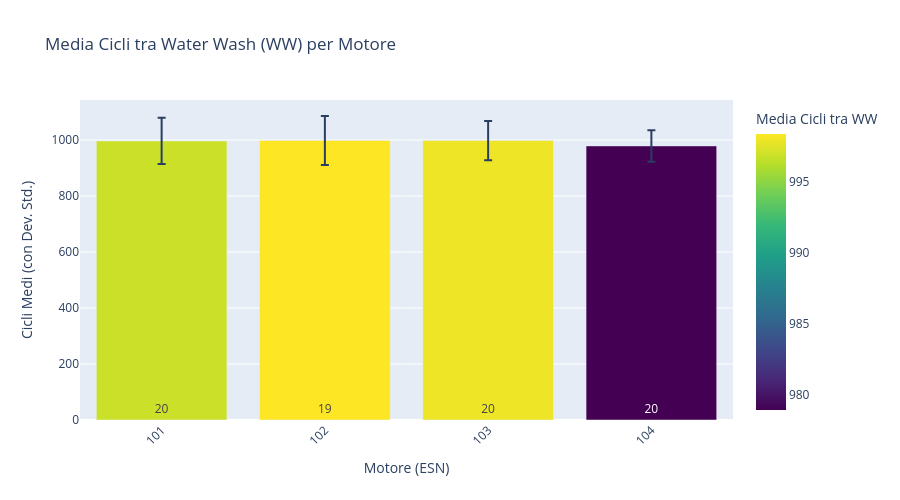
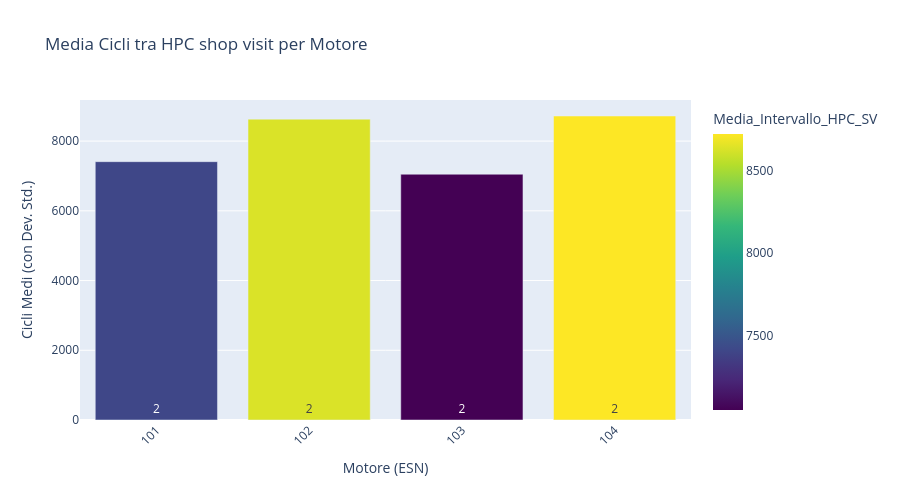
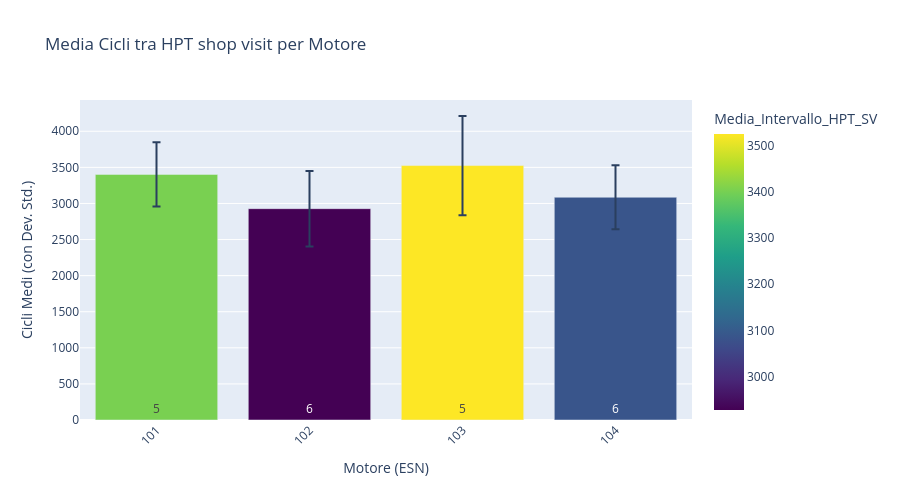

The notebook cell saved with these charts, in order:
### Code cell
# Calcolo della media e della deviazione standard tra i cicli tra ogni ww per motore

wws_points_2 = wws_points.copy() # lavoro su una copia
wws_counts = wws_points_2.groupby('ESN').size().reset_index(name='Totale_Eventi_WW')
wws_points_2['cycles_between_ww'] = wws_points_2.groupby('ESN')['Cycles_Since_New'].diff()
ww_stats = wws_points_2.groupby('ESN').agg(
    Media_Intervallo_WW=('cycles_between_ww', 'mean'),
    DevStd_Intervallo_WW=('cycles_between_ww', 'std'),
    Num_Eventi=('ESN', 'count')
).reset_index()
print(ww_stats)

# Grafico per chiarezza
ww_stats['ESN'] = ww_stats['ESN'].astype(str)
fig_ww = px.bar(
    ww_stats, 
    x='ESN', 
    y='Media_Intervallo_WW',
    error_y='DevStd_Intervallo_WW',
    text='Num_Eventi',
    title='Media Cicli tra Water Wash (WW) per Motore',
    labels={
        'ESN': 'Motore (ESN)', 
        'Media_Intervallo_WW': 'Media Cicli tra WW',
        'Num_Eventi': 'Numero di eventi'
    },
    color='Media_Intervallo_WW',
    color_continuous_scale='Viridis'
)
fig_ww.update_traces(
    textposition='inside',    
    insidetextanchor='start'
)
fig_ww.update_layout(
    xaxis_tickangle=-45,
    yaxis_title="Cicli Medi (con Dev. Std.)",
    hovermode="x unified",
    height=500
)

# Calcolo della media e della deviazione standard tra i cicli tra ogni HPC_SV per motore
hpc_points_2 = hpc_points.copy() # lavoro su una copia
hpc_counts = hpc_points_2.groupby('ESN').size().reset_index(name='Totale_Eventi_HPC_SV')
hpc_points_2['cycles_between_hpc_sv'] = hpc_points_2.groupby('ESN')['Cycles_Since_New'].diff()
hpc_stats = hpc_points_2.groupby('ESN').agg(
    Media_Intervallo_HPC_SV=('cycles_between_hpc_sv', 'mean'),
    DevStd_Intervallo_HPC_SV=('cycles_between_hpc_sv', 'std'),
    Num_Eventi=('ESN', 'count')
).reset_index()
print(hpc_stats)
# Grafico per chiarezza
hpc_stats['ESN'] = hpc_stats['ESN'].astype(str)
fig_hpc = px.bar(
    hpc_stats, 
    x='ESN', 
    y='Media_Intervallo_HPC_SV',
    error_y='DevStd_Intervallo_HPC_SV',
    text='Num_Eventi',
    title='Media Cicli tra HPC shop visit per Motore',
    labels={
        'ESN': 'Motore (ESN)', 
        'Media_Intervallo_HCP_SV': 'Media Cicli tra HPC SV',
        'Num_Eventi': 'Numero di eventi'
    },
    color='Media_Intervallo_HPC_SV',
    color_continuous_scale='Viridis'
)
fig_hpc.update_traces(
    textposition='inside',    
    insidetextanchor='start'
)
fig_hpc.update_layout(
    xaxis_tickangle=-45,
    yaxis_title="Cicli Medi (con Dev. Std.)",
    hovermode="x unified",
    height=500
)

# Calcolo della media e della deviazione standard tra i cicli tra ogni HPT_SV per motore
hpt_points_2 = hpt_points.copy() # lavoro su una copia
hpt_counts = hpt_points.groupby('ESN').size().reset_index(name='Totale_Eventi_HPT_SV')
hpt_points_2['cycles_between_hpt_sv'] = hpt_points_2.groupby('ESN')['Cycles_Since_New'].diff()
hpt_stats = hpt_points_2.groupby('ESN').agg(
    Media_Intervallo_HPT_SV=('cycles_between_hpt_sv', 'mean'),
    DevStd_Intervallo_HPT_SV=('cycles_between_hpt_sv', 'std'),
    Num_Eventi=('ESN', 'count')
).reset_index()
print(hpt_stats)
# Grafico per chiarezza
hpt_stats['ESN'] = hpt_stats['ESN'].astype(str)
fig_hpt = px.bar(
    hpt_stats, 
    x='ESN', 
    y='Media_Intervallo_HPT_SV',
    error_y='DevStd_Intervallo_HPT_SV',
    text='Num_Eventi',
    title='Media Cicli tra HPT shop visit per Motore',
    labels={
        'ESN': 'Motore (ESN)', 
        'Media_Intervallo_HCT_SV': 'Media Cicli tra HPT SV',
        'Num_Eventi': 'Numero di eventi'
    },
    color='Media_Intervallo_HPT_SV',
    color_continuous_scale='Viridis'
)
fig_hpt.update_traces(
    textposition='inside',    
    insidetextanchor='start'
)
fig_hpt.update_layout(
    xaxis_tickangle=-45,
    yaxis_title="Cicli Medi (con Dev. Std.)",
    hovermode="x unified",
    height=500
)

# Stampa dei grafici
fig_ww.show()
fig_hpc.show()
fig_hpt.show()

### Figure 1 — Plotly figure (JSON) as saved in the notebook; plotly's stock layout.template omitted (floating-point values rounded to 4 significant figures)
{"data": [{"error_y": {"array": [82.6, 87.46, 70.2, 56.26]}, "hovertemplate": "Motore (ESN)=%{x}<br>Media Cicli tra WW=%{marker.color}<br>Numero di eventi=%{text}<extra></extra>", "insidetextanchor": "start", "legendgroup": "", "marker": {"color": [996.8, 998.3, 997.9, 978.9], "coloraxis": "coloraxis", "pattern": {"shape": ""}}, "name": "", "orientation": "v", "showlegend": false, "text": [20.0, 19.0, 20.0, 20.0], "textposition": "inside", "type": "bar", "x": ["101", "102", "103", "104"], "xaxis": "x", "y": [996.8, 998.3, 997.9, 978.9], "yaxis": "y"}], "layout": {"barmode": "relative", "coloraxis": {"colorbar": {"title": {"text": "Media Cicli tra WW"}}, "colorscale": [[0, "#440154"], [0.1111, "#482878"], [0.2222, "#3e4989"], [0.3333, "#31688e"], [0.4444, "#26828e"], [0.5556, "#1f9e89"], [0.6667, "#35b779"], [0.7778, "#6ece58"], [0.8889, "#b5de2b"], [1, "#fde725"]]}, "height": 500, "hovermode": "x unified", "legend": {"tracegroupgap": 0}, "title": {"text": "Media Cicli tra Water Wash (WW) per Motore"}, "xaxis": {"anchor": "y", "domain": [0, 1], "tickangle": -45, "title": {"text": "Motore (ESN)"}}, "yaxis": {"anchor": "x", "domain": [0, 1], "title": {"text": "Cicli Medi (con Dev. Std.)"}}}}

### Figure 2 — Plotly figure (JSON) as saved in the notebook; plotly's stock layout.template omitted (floating-point values rounded to 4 significant figures)
{"data": [{"error_y": {"array": [NaN, NaN, NaN, NaN]}, "hovertemplate": "Motore (ESN)=%{x}<br>Media_Intervallo_HPC_SV=%{marker.color}<br>Numero di eventi=%{text}<extra></extra>", "insidetextanchor": "start", "legendgroup": "", "marker": {"color": [7410.0, 8630.0, 7050.0, 8720.0], "coloraxis": "coloraxis", "pattern": {"shape": ""}}, "name": "", "orientation": "v", "showlegend": false, "text": [2.0, 2.0, 2.0, 2.0], "textposition": "inside", "type": "bar", "x": ["101", "102", "103", "104"], "xaxis": "x", "y": [7410.0, 8630.0, 7050.0, 8720.0], "yaxis": "y"}], "layout": {"barmode": "relative", "coloraxis": {"colorbar": {"title": {"text": "Media_Intervallo_HPC_SV"}}, "colorscale": [[0, "#440154"], [0.1111, "#482878"], [0.2222, "#3e4989"], [0.3333, "#31688e"], [0.4444, "#26828e"], [0.5556, "#1f9e89"], [0.6667, "#35b779"], [0.7778, "#6ece58"], [0.8889, "#b5de2b"], [1, "#fde725"]]}, "height": 500, "hovermode": "x unified", "legend": {"tracegroupgap": 0}, "title": {"text": "Media Cicli tra HPC shop visit per Motore"}, "xaxis": {"anchor": "y", "domain": [0, 1], "tickangle": -45, "title": {"text": "Motore (ESN)"}}, "yaxis": {"anchor": "x", "domain": [0, 1], "title": {"text": "Cicli Medi (con Dev. Std.)"}}}}

### Figure 3 — Plotly figure (JSON) as saved in the notebook; plotly's stock layout.template omitted (floating-point values rounded to 4 significant figures)
{"data": [{"error_y": {"array": [446.2, 522.7, 686.7, 442.6]}, "hovertemplate": "Motore (ESN)=%{x}<br>Media_Intervallo_HPT_SV=%{marker.color}<br>Numero di eventi=%{text}<extra></extra>", "insidetextanchor": "start", "legendgroup": "", "marker": {"color": [3402.0, 2928.0, 3525.0, 3086.0], "coloraxis": "coloraxis", "pattern": {"shape": ""}}, "name": "", "orientation": "v", "showlegend": false, "text": [5.0, 6.0, 5.0, 6.0], "textposition": "inside", "type": "bar", "x": ["101", "102", "103", "104"], "xaxis": "x", "y": [3402.0, 2928.0, 3525.0, 3086.0], "yaxis": "y"}], "layout": {"barmode": "relative", "coloraxis": {"colorbar": {"title": {"text": "Media_Intervallo_HPT_SV"}}, "colorscale": [[0, "#440154"], [0.1111, "#482878"], [0.2222, "#3e4989"], [0.3333, "#31688e"], [0.4444, "#26828e"], [0.5556, "#1f9e89"], [0.6667, "#35b779"], [0.7778, "#6ece58"], [0.8889, "#b5de2b"], [1, "#fde725"]]}, "height": 500, "hovermode": "x unified", "legend": {"tracegroupgap": 0}, "title": {"text": "Media Cicli tra HPT shop visit per Motore"}, "xaxis": {"anchor": "y", "domain": [0, 1], "tickangle": -45, "title": {"text": "Motore (ESN)"}}, "yaxis": {"anchor": "x", "domain": [0, 1], "title": {"text": "Cicli Medi (con Dev. Std.)"}}}}
